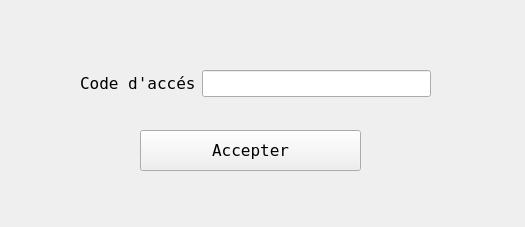
<?xml version="1.0" encoding="UTF-8"?>
<ui version="4.0">
 <class>Authentification</class>
 <widget class="QWidget" name="Authentification">
  <property name="geometry">
   <rect>
    <x>0</x>
    <y>0</y>
    <width>525</width>
    <height>227</height>
   </rect>
  </property>
  <property name="font">
   <font>
    <family>NSimSun</family>
    <pointsize>12</pointsize>
   </font>
  </property>
  <property name="windowTitle">
   <string>Authentification GAS</string>
  </property>
  <property name="styleSheet">
   <string notr="true"/>
  </property>
  <widget class="QWidget" name="formLayoutWidget">
   <property name="geometry">
    <rect>
     <x>80</x>
     <y>70</y>
     <width>351</width>
     <height>41</height>
    </rect>
   </property>
   <layout class="QFormLayout" name="formLayout">
    <item row="0" column="1">
     <widget class="QLineEdit" name="codeD"/>
    </item>
    <item row="0" column="0">
     <widget class="QLabel" name="label">
      <property name="text">
       <string>Code d'accés</string>
      </property>
     </widget>
    </item>
   </layout>
  </widget>
  <widget class="QPushButton" name="accepter">
   <property name="geometry">
    <rect>
     <x>140</x>
     <y>130</y>
     <width>221</width>
     <height>41</height>
    </rect>
   </property>
   <property name="text">
    <string>Accepter</string>
   </property>
  </widget>
 </widget>
 <resources/>
 <connections/>
</ui>
